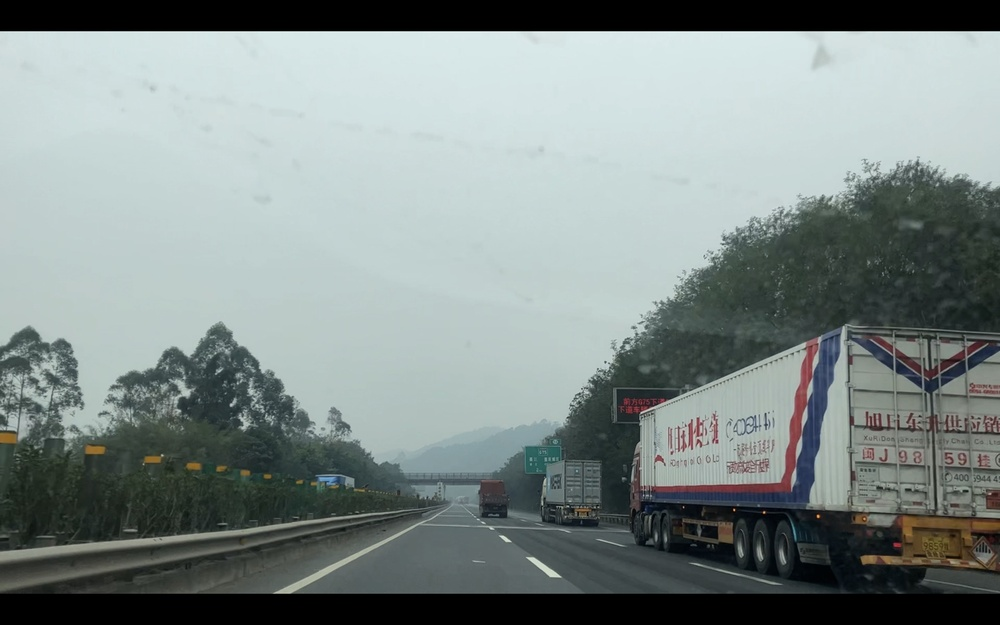
#> input picture opencv_python_study/again/images/highway.jpg, 1000 x 625 px, shrunk from 2880 x 1800 before the run
$ jupyter execute chapter4.ipynb   (shell and % lines are left out)
#> lines starting #> are read from the running program, lines starting #| are printed output that depends on the picture; after the words box and inside, x2 and y2 are one past the last pixel; in counts of white or black regions, pixels touching at a corner belong together
# 色彩空间类型转换

[cell 1]
import cv2
import numpy as np
import matplotlib.pyplot as plt

[cell 2]
def show(img, title='Image'):
    plt.imshow(cv2.cvtColor(img, cv2.COLOR_BGR2RGB))
    plt.axis('off')  # 不显示坐标轴
    plt.title(title) # 图像题目
    plt.show()

## HSV

RGB是从硬件的角度提出的颜色模型，在与人眼匹配的过程中可能存在一定的差异，HSV色彩空间是一种面向视觉感知的颜色模型。HSV色彩空间从心理学和视觉的角度出发，指出人眼的色彩知觉主要包含三要素：色调（Hue，也称为色相）、饱和度（Saturation）、亮度（Value），色调指光的颜色，饱和度是指色彩的深浅程度，亮度指人眼感受到的光的明暗程度。

* 色调：色调与混合光谱中的主要光波长相关，例如“赤橙黄绿青蓝紫”分别表示不同的色调。如果从波长的角度考虑，不同波长的光表现为不同的颜色，实际上它们体现的是色调的差异。
* 饱和度：指相对纯净度，或一种颜色混合白光的数量。纯谱色是全饱和的，像深红色（红加白）和淡紫色（紫加白）这样的彩色是欠饱和的，饱和度与所加白光的数量成反比。
* 亮度：反映的是人眼感受到的光的明暗程度，该指标与物体的反射度有关。对于色彩来讲，如果在其中掺入的白色越多，则其亮度越高；如果在其中掺入的黑色越多，则其亮度越低。

[cell 3]
import cv2
import numpy as np
#=========测试一下OpenCV中蓝色的HSV模式值=============
imgBlue=np.zeros([1,1,3], dtype=np.uint8)
imgBlue[0,0,0]=255
Blue=imgBlue
BlueHSV=cv2.cvtColor(Blue, cv2.COLOR_BGR2HSV)
print("Blue=\n", Blue)
print("BlueHSV=\n", BlueHSV)
#=========测试一下OpenCV中绿色的HSV模式值=============
imgGreen=np.zeros([1,1,3], dtype=np.uint8)
imgGreen[0,0,1]=255
Green=imgGreen
GreenHSV=cv2.cvtColor(Green, cv2.COLOR_BGR2HSV)
print("Green=\n", Green)
print("GreenHSV=\n", GreenHSV)
#=========测试一下OpenCV中红色的HSV模式值=============
imgRed=np.zeros([1,1,3], dtype=np.uint8)
imgRed[0,0,2]=255
Red=imgRed
RedHSV=cv2.cvtColor(Red, cv2.COLOR_BGR2HSV)
print("Red=\n", Red)
print("RedHSV=\n", RedHSV)

[cell 4]
import cv2
import numpy as np
opencv=cv2.imread("images/highway.jpg")
#> opencv is the input picture: shape (625, 1000, 3); mean B, G, R 136.3, 138.1, 127.6
hsv = cv2.cvtColor(opencv, cv2.COLOR_BGR2HSV)
#> hsv: shape (625, 1000, 3); mean H, S, V 75.1, 33, 139.3
show(opencv)
#=============指定蓝色值的范围=============
minBlue = np.array([110,50,50])
maxBlue = np.array([130,255,255])
#确定蓝色区域
mask = cv2.inRange(hsv, minBlue, maxBlue)
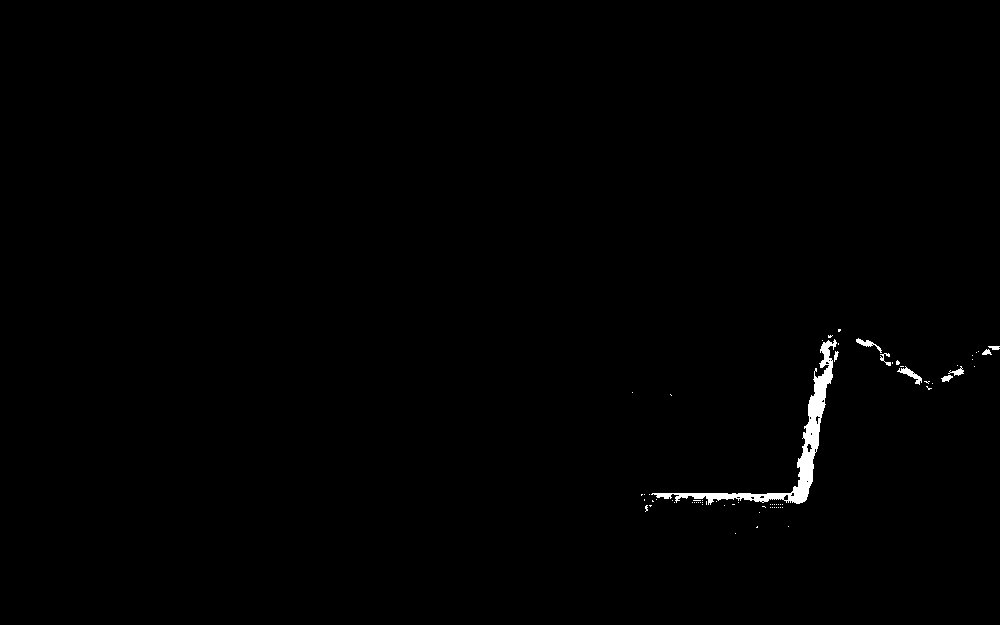
#> mask: shape (625, 1000); 0.58% white; 70 white regions (61 under 20 px), largest, box (x1, y1, x2, y2) and area: (651, 339, 837, 505) 2970, (897, 366, 922, 385) 144, (856, 338, 882, 353) 108
#通过掩码控制的按位与运算，锁定蓝色区域
blue = cv2.bitwise_and(opencv, opencv, mask= mask)
show(blue)
#=============指定绿色值的范围=============
minGreen = np.array([50,50,50])
maxGreen = np.array([70,255,255])
#确定绿色区域
mask = cv2.inRange(hsv, minGreen, maxGreen)
#> mask: shape (625, 1000); 1.3% white; 428 white regions (397 under 20 px), largest, box (x1, y1, x2, y2) and area: (159, 466, 291, 520) 1919, (18, 440, 84, 493) 801, (120, 466, 178, 499) 743
#通过掩码控制的按位与运算，锁定绿色区域
green = cv2.bitwise_and(opencv, opencv, mask= mask)
show(green)
#=============指定红色值的范围=============
minRed = np.array([0,50,50])
maxRed = np.array([30,255,255])
#确定红色区域
mask = cv2.inRange(hsv, minRed, maxRed)
#> mask: shape (625, 1000); 1.3% white; 171 white regions (138 under 20 px), largest, box (x1, y1, x2, y2) and area: (860, 515, 1000, 571) 4675, (716, 521, 734, 544) 311, (986, 490, 1000, 510) 245
#通过掩码控制的按位与运算，锁定红色区域
red= cv2.bitwise_and(opencv, opencv, mask= mask)
show(red)

[cell 5]
img = cv2.imread("images/highway.jpg")
show(img)

[cell 6]
hsv = cv2.cvtColor(img, cv2.COLOR_BGR2HSV)
# 错误的show()方法
show(hsv)
#> in show (call 6), `plt.show()`:
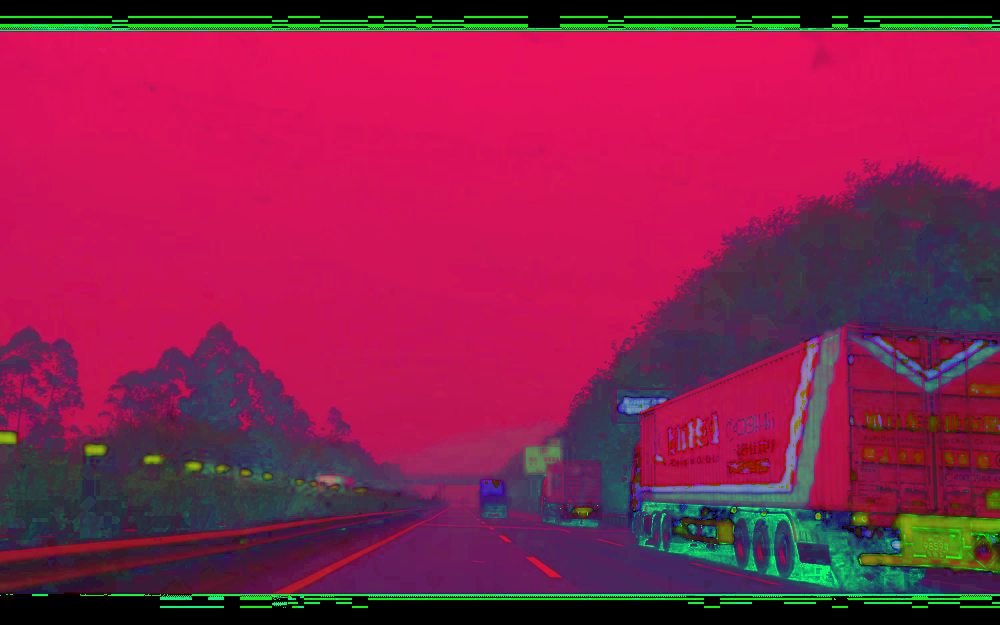
#> shown: shape (625, 1000, 3); mean R, G, B 139.3, 33, 75.1

[cell 7]
h, s, v = cv2.split(hsv)
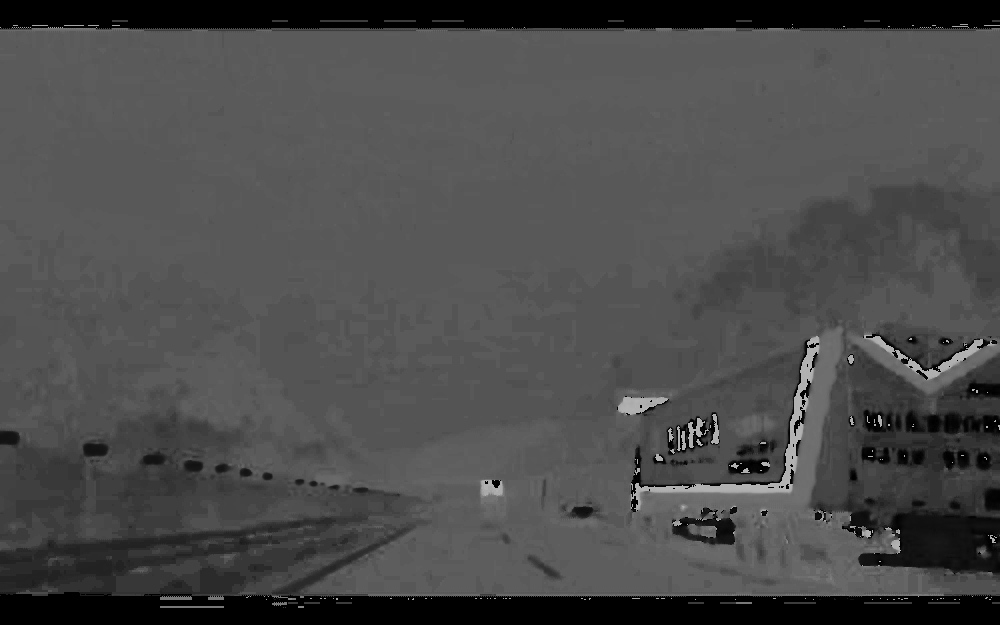
#> h: shape (625, 1000); min 0, max 179, mean 75.1
hueMask = cv2.inRange(h, 5, 170)
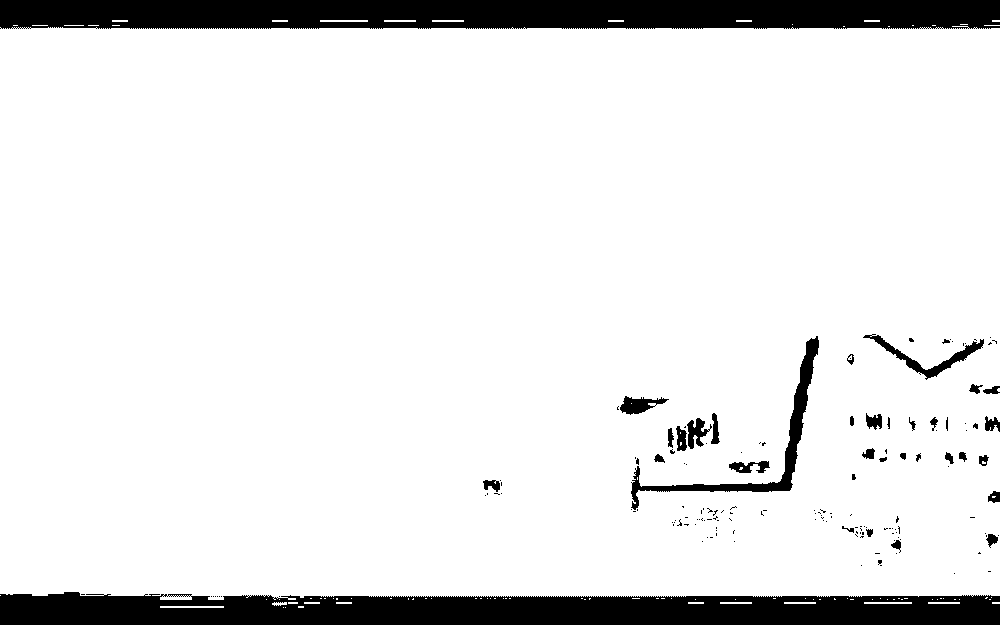
#> hueMask: shape (625, 1000); 89.9% white; 159 black regions (122 under 20 px), largest, box (x1, y1, x2, y2) and area: (0, 592, 1000, 625) 28139, (0, 0, 1000, 29) 27739, (631, 336, 819, 510) 2930
satMask = cv2.inRange(s, 25, 166)
#> satMask: shape (625, 1000); 31.4% white; 664 white regions (577 under 20 px), largest, box (x1, y1, x2, y2) and area: (0, 160, 1000, 594) 182265, (56, 535, 234, 592) 3622, (0, 570, 86, 594) 830
mask = cv2.bitwise_and(hueMask, satMask)
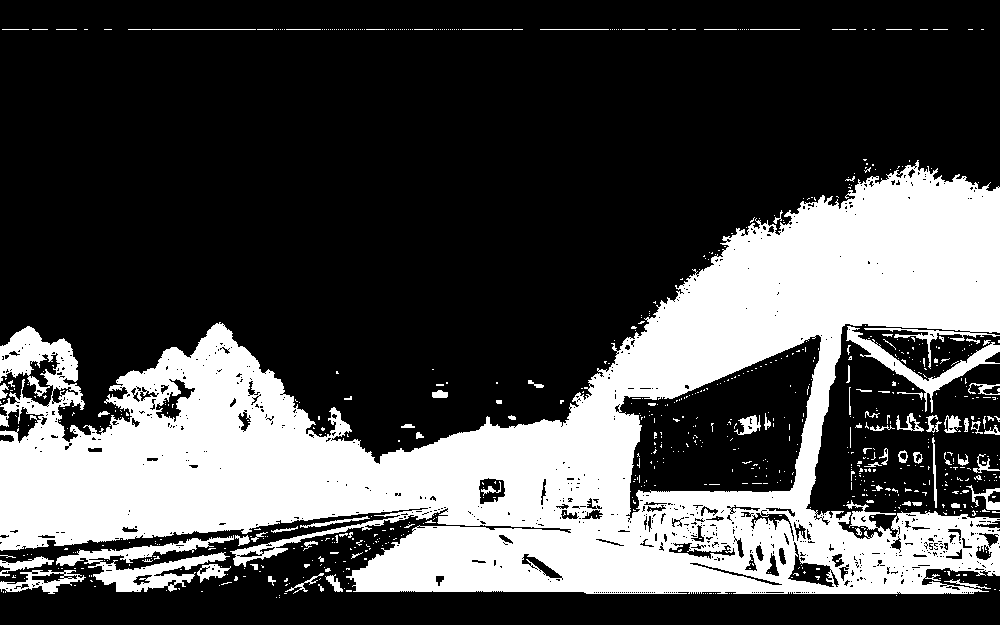
#> mask: shape (625, 1000); 30.3% white; 781 white regions (696 under 20 px), largest, box (x1, y1, x2, y2) and area: (0, 160, 1000, 594) 175309, (56, 535, 234, 592) 3622, (846, 326, 1000, 413) 2130
show(mask)

[cell 8]
roi = cv2.bitwise_and(img, img, mask=mask)
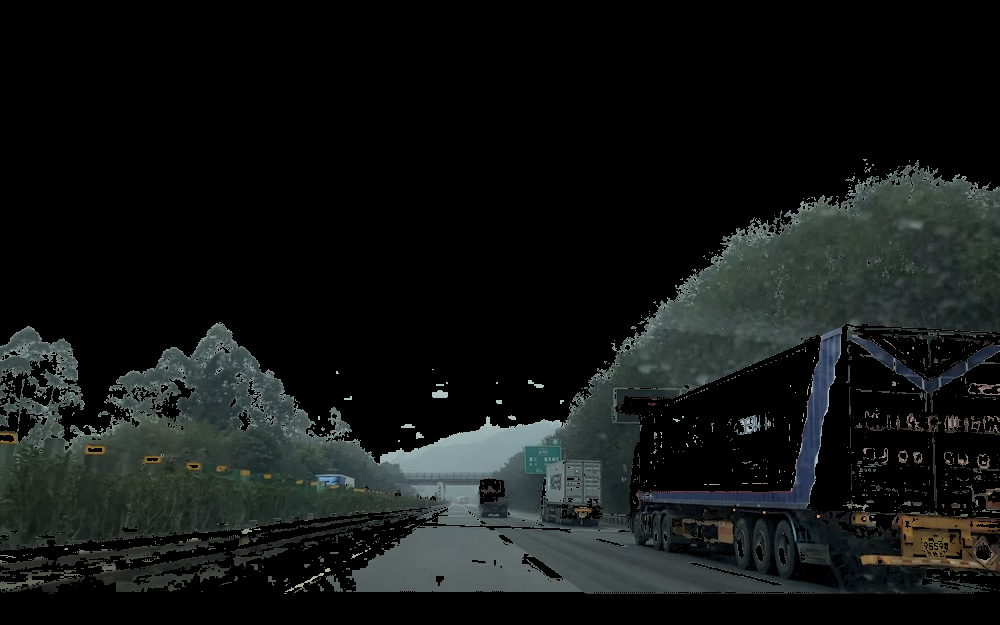
#> roi: shape (625, 1000, 3); mean B, G, R 20.8, 21.7, 18.7
show(roi)

[cell 9]
v[:, :] = 255
#> v: shape (625, 1000); every value is 255
new_hsv = cv2.merge((h, s, v))
#> new_hsv: shape (625, 1000, 3); mean H, S, V 75.1, 33, 255
art = cv2.cvtColor(new_hsv, cv2.COLOR_HSV2BGR)
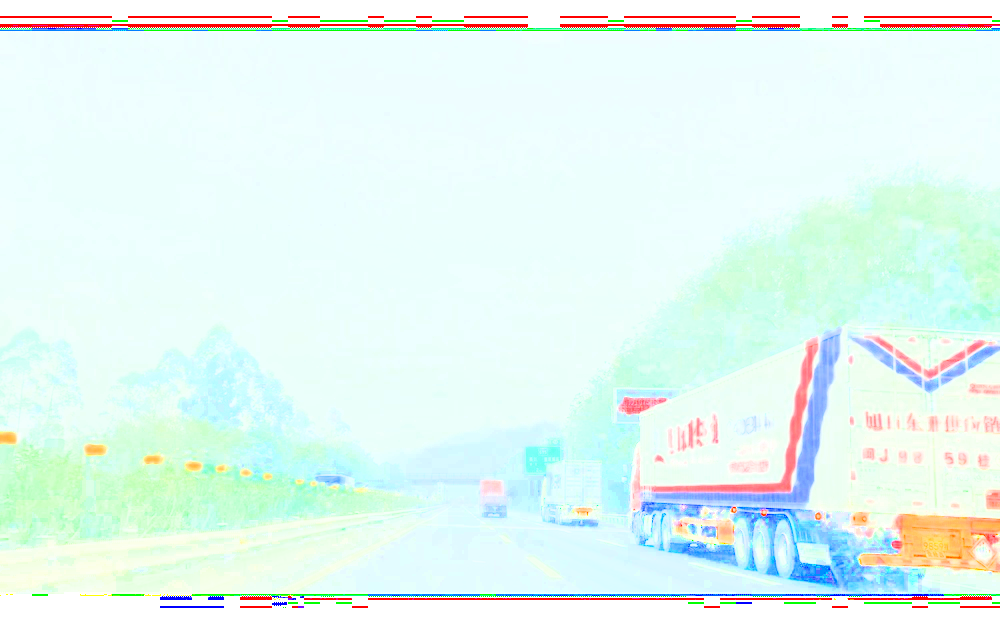
#> art: shape (625, 1000, 3); mean B, G, R 242.5, 247.9, 227.7
show(art)
